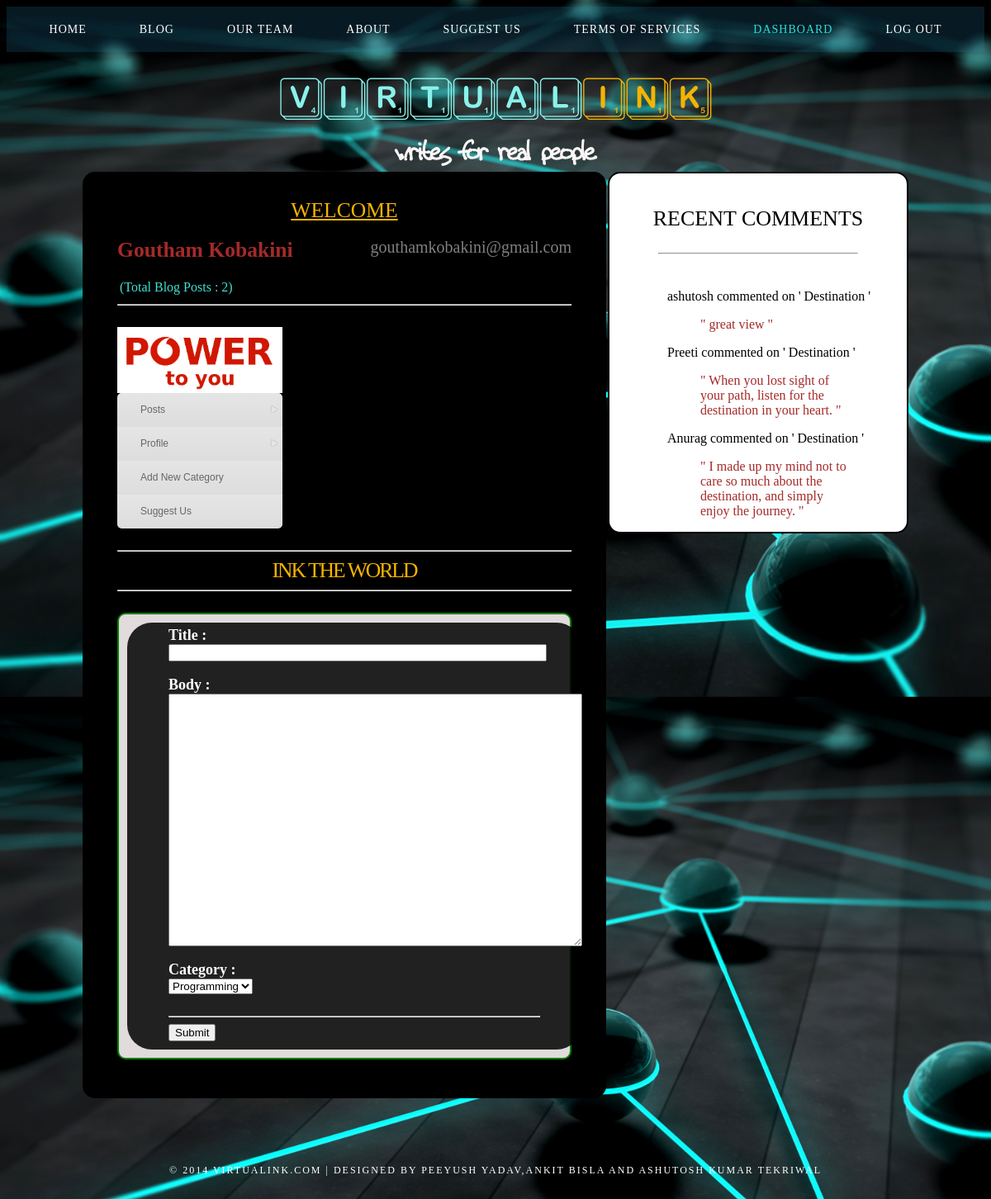
The app's page /dashboard.php?mid=1 (signed in) with its own data.
### tables this page shows
CREATE TABLE IF NOT EXISTS `mem_info` (
`uid` int(10) NOT NULL,
  `email` varchar(50) NOT NULL,
  `fname` varchar(50) NOT NULL,
  `lname` varchar(50) NOT NULL,
  `dob` varchar(50) NOT NULL,
  `gender` varchar(50) NOT NULL
);

CREATE TABLE IF NOT EXISTS `comments` (
  `name` varchar(50) NOT NULL,
  `post_id` int(10) NOT NULL,
  `comment` varchar(500) NOT NULL,
`comment_id` int(10) NOT NULL
);

CREATE TABLE IF NOT EXISTS `posts` (
`post_id` int(10) NOT NULL,
  `uid` int(10) NOT NULL,
  `title` varchar(50) NOT NULL,
  `category_id` int(10) NOT NULL,
  `body` text NOT NULL,
  `posted` date NOT NULL
);

### dashboard.php (the view, shortened to what this page needs)
<?php
include("dbinfo.inc.php");
$uid=$_SESSION['uid'];
include('db_connect.php');
$post_count = $db->query("SELECT * FROM posts where uid='$uid'");
$mid=0;
if(isset($_GET['mid']))
{
	$mid=$_GET['mid'];
}
?>
<!DOCTYPE html PUBLIC "-//W3C//DTD XHTML 1.0 Transitional//EN" "http://www.w3.org/TR/xhtml1/DTD/xhtml1-transitional.dtd">
<link href="menu_assets/styles.css" rel="stylesheet" type="text/css">
<link href="styles.css" rel="stylesheet" type="text/css"/>
</head>
<body>
<body>
<div id="menu-wrapper">
	<div id="menu">
		<ul>
			<li><a href="index.php">Home</a></li>
			<li><a href="blog.php">Blog</a></li>
			<li><a href="team.php">Our Team</a></li>
			<li><a href="about.php">About</a></li>
			<li><a href="suggest.php">Suggest Us</a></li>
			<li><a href="terms.php">Terms of Services</a></li>
			<li class="current_page_item"><a href="dashboard.php">Dashboard</a></li>
			<li><a href="logout.php">Log Out</a></li>
		</ul>
	</div>
</div>
<div id="header-wrapper">
	<div id="header">
		<div id="logo">
			<h1>Virtual<span>Ink</span></h1>
			<p>writes for real people </p>
		</div>
	</div>
</div>
<div id="wrapper">
	<div id="page">
		<div id="content1">
			<div class="post">
			<?php
			$query=$db->prepare("SELECT fname,lname,email FROM mem_info where uid='$uid'");
			$query->execute();
			$query->bind_result($fname,$lname,$email);
			?>
			<h3 style="text-align:center;letter-spacing:0px;text-decoration:underline">Welcome </h3><br />
			<h3><span style="color:brown;text-transform:capitalize;letter-spacing:0px;font-weight:bold"><?php echo $fname.' '.$lname?></span><span style="color:grey; text-transform:lowercase;float:right;font-size:20px;letter-spacing:0px;"><?php echo $email?></span></h3><br />
			<table>
	<tr>
		<td>(Total Blog Posts :</td>
		<td><?php if($mid == 1 && isset($_POST['submit']))
			echo ($post_count->num_rows+1);
			else
		echo $post_count->num_rows ?>)</td>
	</tr>
	</table>
			<hr /><br />
			<img src="images/power.jpg" width=200>
				<div id='cssmenu'>
<ul>
   <li class='active has-sub'><a href='#'><span>Posts</span></a>
   </li>
   <li class='active has-sub'><a href='#'><span>Profile</span></a>
     </li>
   <li><a href='dashboard.php?mid=7'><span>Add New Category</span></a></li>
   <li class='last'><a href='suggest.php'><span>Suggest Us</span></a></li>
</ul>
</div>
<br />
<hr/>
<?php
	if($mid == 7)
	{
		$database="dba";
		$conn = mysql_connect($dbhost, $dbuser, $dbpass);
		if(! $conn )
		{
		die('Could not connect: ' . mysql_error());
		}
		@mysql_select_db($database) or die( "Unable to select database");
		echo "<div id='categoryform'>";
		echo "<br /><br /><br /><div class='logi'>";
		echo "<form action='dashboard.php?mid=7' method='post'>";
		echo "<label for='category'>Add New Category</label>";
		echo "<input type = 'text' name='newCategory' />";
		echo "<input type = 'submit' name = 'Submit' value ='submit' />";
		echo "<br /><br />";
		if(isset($_POST['Submit'])){
			$newCategory = $_POST['newCategory'];
			if(!empty($newCategory)){
				$sqll = "INSERT INTO categories VALUES('','$newCategory')";
				$retval1 = mysql_query( $sqll, $conn );
				if(! $retval1 )
				{
					die('Could not enter data: ' . mysql_error());
				}
				else {
					echo '<p style="color:red">Category Added</p>';
				}
			}
			else{
				echo '<p style="color:red">Missing Information.</p>';
			}
		}
		echo "</div></div>";
	}
	else if($mid == 1)
	{
		include("dbinfo.inc.php");
		$database="dba";
		$conn = new mysqli($dbhost, $dbuser, $dbpass, $database);
		echo "<h3 style='text-align:center;'> Ink the world</h3><hr /><br />";
		echo "<div class='my' style='background:#E1DBDB;border-radius:10px;border:2px solid green;padding: 10px 60px 10px 10px'>";
		echo "<form action='dashboard.php?mid=1' method='post'>";
		echo "<label>Title :</label><br />";
		echo "<input type = 'text' name = 'title' size='78' />";
		echo "<br /><br />";
		echo "<label for='body'>Body :</label><br />";
		echo "<textarea name='body' cols=60 rows=20></textarea>";
		echo "<br /><br />";
		echo "<label>Category :</label><br />";
		echo "<select name='category'>";
		$sql ="SELECT * FROM categories ORDER BY category_id ASC";
		$result = $conn->query($sql);
		if ($result->num_rows > 0) {
				while($row = $result->fetch_assoc()) {
					echo "<option value='".$row[category_id]."'>$row[category]</option>";
				}
		} else {
				echo "0 results";
		}
		echo "</select>";
		echo "<br /><br /><hr />";
		echo "<input type = 'submit' name = 'submit' value = 'Submit' />";
		echo "</form>";
		echo "</div>";
	}
?>
			</div>
		</div>
		<div id="sidebar1">
		<h3 style="font-weight:normal; font-size:26px; color:black; text-align:center;letter-spacing: 0px; ">Recent Comments</h3><br /><hr style="width:80%" /><br />
						<?php
						$database="dba";
						$conn3 = new mysqli($dbhost, $dbuser, $dbpass, $database);
						$sq4 ="SELECT name,comment,title FROM comments INNER JOIN posts ON posts.post_id = comments.post_id WHERE uid='$uid' ORDER BY comment_id  DESC limit 0,5";
						$result = $conn3->query($sq4);
						if ($result->num_rows > 0) {
								echo "<ul style='list-style-type:square;color:brown'>";
								while($row = $result->fetch_assoc()) {
									echo "<li><p><span style='color:black'>$row[name] commented on ' $row[title] '</span> <blockquote > \" $row[comment] \" </blockquote></p></li>";
						}
						} else {
						echo "0 results";
						}
						?>
						</ul>
		</div>
	</div>
</div>
<div id="footer">
	<p>&copy; 2014 VirtualInk.com | Designed by Peeyush Yadav,Ankit Bisla and Ashutosh Kumar Tekriwal</p>
</div>
</body>
</html>

### menu_assets/styles.css (style rules this page uses)
#cssmenu { padding: 0; margin: 0; border: 0; }
#cssmenu ul, li { list-style: none; margin: 0; padding: 0; }
#cssmenu ul { position: relative; z-index: 597; float: left; }
#cssmenu ul li { float: left; min-height: 1px; line-height: 1em; vertical-align: middle; }
#cssmenu ul li { float: none; }
#cssmenu { -moz-border-radius: 5px; -webkit-border-radius: 5px; border-radius: 5px; -moz-background-clip: padding; -webkit-background-clip: padding-box; background-clip: padding-box; -moz-box-shadow: 0 0 2px 1px rgba(0, 0, 0, 0.15); -webkit-box-shadow: 0 0 2px 1px rgba(0, 0, 0, 0.15); box-shadow: 0 0 2px 1px rgba(0, 0, 0, 0.15); width: 200px; }
#cssmenu span, #cssmenu a { display: inline-block; font-family: Arial, Helvetica, sans-serif; font-size: 12px; text-decoration: none; }
#cssmenu:after, #cssmenu ul:after { content: ''; display: block; clear: both; }
#cssmenu > ul > li:first-child { -moz-border-radius: 5px 5px 0 0; -webkit-border-radius: 5px 5px 0 0; border-radius: 5px 5px 0 0; -moz-background-clip: padding; -webkit-background-clip: padding-box; background-clip: padding-box; }
#cssmenu > ul > li:last-child { -moz-border-radius: 0 0 5px 5px; -webkit-border-radius: 0 0 5px 5px; border-radius: 0 0 5px 5px; -moz-background-clip: padding; -webkit-background-clip: padding-box; background-clip: padding-box; }
#cssmenu ul, #cssmenu li { width: 100%; }
#cssmenu li { background-image: -webkit-gradient(linear, left top, left bottom, color-stop(0, #e5e5e5), color-stop(1, #dddddd)); background-image: -webkit-linear-gradient(top, #e5e5e5, #dddddd); background-image: -moz-linear-gradient(top, #e5e5e5, #dddddd); background-image: -ms-linear-gradient(top, #e5e5e5, #dddddd); background-image: -o-linear-gradient(top, #e5e5e5, #dddddd); background-image: linear-gradient(#e5e5e5, #dddddd); }
#cssmenu a { color: #666666; line-height: 160%; padding: 11px 28px 11px 28px; width: 144px; }
#cssmenu .has-sub { position: relative; }
#cssmenu .has-sub:after, #cssmenu .has-sub > ul > .has-sub:hover:after { content: ''; display: block; width: 10px; height: 9px; position: absolute; right: 5px; top: 50%; margin-top: -5px; -moz-transform: rotate(360deg); -o-transform: rotate(360deg); -ms-transform: rotate(360deg); -webkit-transform: rotate(360deg); transform: rotate(360deg); }

### records on screen
mem_info: fname "Goutham", lname "Kobakini", email "gouthamkobakini@gmail.com"
comments: name "ashutosh", post.title "Destination", comment "great view"
comments: name "Preeti", post.title "Destination", comment "When you lost sight of your path, listen for the destination in your heart."
comments: name "Anurag", post.title "Destination", comment "I made up my mind not to care so much about the destination, and simply enjoy the journey."

### other values on screen
$post_count->num_rows "2"
form field category "Programming"
